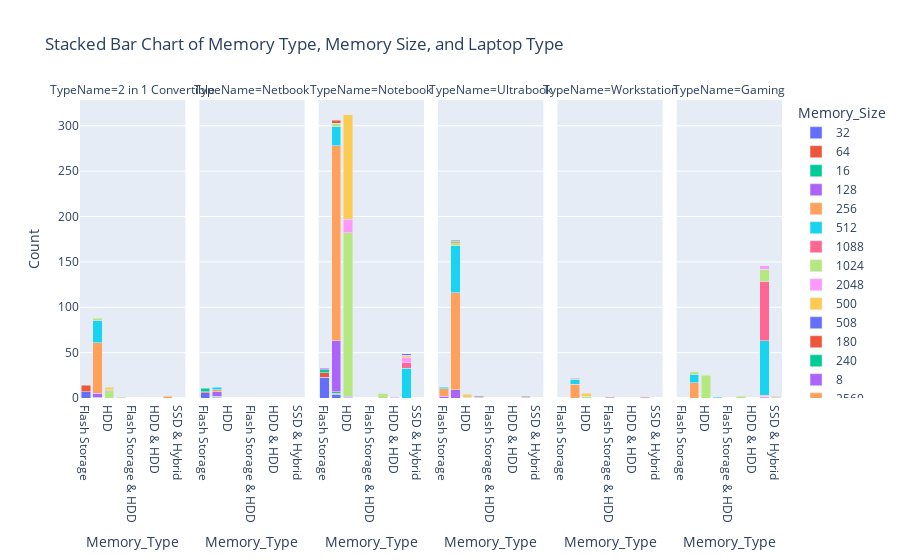

Notebook code for this chart:
### Code cell
# Plot 1
product_memType = df.groupby(['Memory_Type', 'TypeName', df["Memory_Size"].astype(str)]).size().reset_index(name='Count')
fig = px.bar(product_memType, x="Memory_Type", y="Count", color="Memory_Size",
              barmode="stack", facet_col="TypeName", 
              title="Stacked Bar Chart of Memory Type, Memory Size, and Laptop Type")
fig.show()

# Plot 2
plt.figure(figsize=(8, 4))  # Set figure size
sns.barplot(data=df, y="Memory_Type", x="Price (Euro)", color="#FF5733")
plt.title("Average Price by Memory Type")
plt.show()

### Figure 1 — Plotly figure (JSON) as saved in the notebook; plotly's stock layout.template omitted (floating-point values rounded to 4 significant figures)
{"data": [{"hovertemplate": "Memory_Size=32<br>TypeName=2 in 1 Convertible<br>Memory_Type=%{x}<br>Count=%{y}<extra></extra>", "legendgroup": "32", "marker": {"color": "#636efa", "pattern": {"shape": ""}}, "name": "32", "orientation": "v", "showlegend": true, "textposition": "auto", "type": "bar", "x": ["Flash Storage", "SSD"], "xaxis": "x", "y": [7, 1], "yaxis": "y"}, {"hovertemplate": "Memory_Size=32<br>TypeName=Netbook<br>Memory_Type=%{x}<br>Count=%{y}<extra></extra>", "legendgroup": "32", "marker": {"color": "#636efa", "pattern": {"shape": ""}}, "name": "32", "orientation": "v", "showlegend": false, "textposition": "auto", "type": "bar", "x": ["Flash Storage", "SSD"], "xaxis": "x2", "y": [6, 1], "yaxis": "y2"}, {"hovertemplate": "Memory_Size=32<br>TypeName=Notebook<br>Memory_Type=%{x}<br>Count=%{y}<extra></extra>", "legendgroup": "32", "marker": {"color": "#636efa", "pattern": {"shape": ""}}, "name": "32", "orientation": "v", "showlegend": false, "textposition": "auto", "type": "bar", "x": ["Flash Storage", "HDD", "SSD"], "xaxis": "x3", "y": [23, 1, 4], "yaxis": "y3"}, {"hovertemplate": "Memory_Size=64<br>TypeName=2 in 1 Convertible<br>Memory_Type=%{x}<br>Count=%{y}<extra></extra>", "legendgroup": "64", "marker": {"color": "#EF553B", "pattern": {"shape": ""}}, "name": "64", "orientation": "v", "showlegend": true, "textposition": "auto", "type": "bar", "x": ["Flash Storage"], "xaxis": "x", "y": [7], "yaxis": "y"}, {"hovertemplate": "Memory_Size=64<br>TypeName=Netbook<br>Memory_Type=%{x}<br>Count=%{y}<extra></extra>", "legendgroup": "64", "marker": {"color": "#EF553B", "pattern": {"shape": ""}}, "name": "64", "orientation": "v", "showlegend": false, "textposition": "auto", "type": "bar", "x": ["Flash Storage"], "xaxis": "x2", "y": [1], "yaxis": "y2"}, {"hovertemplate": "Memory_Size=64<br>TypeName=Notebook<br>Memory_Type=%{x}<br>Count=%{y}<extra></extra>", "legendgroup": "64", "marker": {"color": "#EF553B", "pattern": {"shape": ""}}, "name": "64", "orientation": "v", "showlegend": false, "textposition": "auto", "type": "bar", "x": ["Flash Storage", "SSD"], "xaxis": "x3", "y": [5, 1], "yaxis": "y3"}, {"hovertemplate": "Memory_Size=16<br>TypeName=Netbook<br>Memory_Type=%{x}<br>Count=%{y}<extra></extra>", "legendgroup": "16", "marker": {"color": "#00cc96", "pattern": {"shape": ""}}, "name": "16", "orientation": "v", "showlegend": true, "textposition": "auto", "type": "bar", "x": ["Flash Storage", "SSD"], "xaxis": "x2", "y": [4, 1], "yaxis": "y2"}, {"hovertemplate": "Memory_Size=16<br>TypeName=Notebook<br>Memory_Type=%{x}<br>Count=%{y}<extra></extra>", "legendgroup": "16", "marker": {"color": "#00cc96", "pattern": {"shape": ""}}, "name": "16", "orientation": "v", "showlegend": false, "textposition": "auto", "type": "bar", "x": ["Flash Storage", "SSD"], "xaxis": "x3", "y": [3, 2], "yaxis": "y3"}, {"hovertemplate": "Memory_Size=128<br>TypeName=2 in 1 Convertible<br>Memory_Type=%{x}<br>Count=%{y}<extra></extra>", "legendgroup": "128", "marker": {"color": "#ab63fa", "pattern": {"shape": ""}}, "name": "128", "orientation": "v", "showlegend": true, "textposition": "auto", "type": "bar", "x": ["SSD"], "xaxis": "x", "y": [4], "yaxis": "y"}, {"hovertemplate": "Memory_Size=128<br>TypeName=Netbook<br>Memory_Type=%{x}<br>Count=%{y}<extra></extra>", "legendgroup": "128", "marker": {"color": "#ab63fa", "pattern": {"shape": ""}}, "name": "128", "orientation": "v", "showlegend": false, "textposition": "auto", "type": "bar", "x": ["SSD"], "xaxis": "x2", "y": [5], "yaxis": "y2"}, {"hovertemplate": "Memory_Size=128<br>TypeName=Notebook<br>Memory_Type=%{x}<br>Count=%{y}<extra></extra>", "legendgroup": "128", "marker": {"color": "#ab63fa", "pattern": {"shape": ""}}, "name": "128", "orientation": "v", "showlegend": false, "textposition": "auto", "type": "bar", "x": ["Flash Storage", "HDD", "SSD"], "xaxis": "x3", "y": [2, 1, 56], "yaxis": "y3"}, {"hovertemplate": "Memory_Size=128<br>TypeName=Ultrabook<br>Memory_Type=%{x}<br>Count=%{y}<extra></extra>", "legendgroup": "128", "marker": {"color": "#ab63fa", "pattern": {"shape": ""}}, "name": "128", "orientation": "v", "showlegend": false, "textposition": "auto", "type": "bar", "x": ["Flash Storage", "SSD"], "xaxis": "x4", "y": [2, 9], "yaxis": "y4"}, {"hovertemplate": "Memory_Size=256<br>TypeName=2 in 1 Convertible<br>Memory_Type=%{x}<br>Count=%{y}<extra></extra>", "legendgroup": "256", "marker": {"color": "#FFA15A", "pattern": {"shape": ""}}, "name": "256", "orientation": "v", "showlegend": true, "textposition": "auto", "type": "bar", "x": ["SSD"], "xaxis": "x", "y": [56], "yaxis": "y"}, {"hovertemplate": "Memory_Size=256<br>TypeName=Netbook<br>Memory_Type=%{x}<br>Count=%{y}<extra></extra>", "legendgroup": "256", "marker": {"color": "#FFA15A", "pattern": {"shape": ""}}, "name": "256", "orientation": "v", "showlegend": false, "textposition": "auto", "type": "bar", "x": ["SSD"], "xaxis": "x2", "y": [2], "yaxis": "y2"}, {"hovertemplate": "Memory_Size=256<br>TypeName=Notebook<br>Memory_Type=%{x}<br>Count=%{y}<extra></extra>", "legendgroup": "256", "marker": {"color": "#FFA15A", "pattern": {"shape": ""}}, "name": "256", "orientation": "v", "showlegend": false, "textposition": "auto", "type": "bar", "x": ["SSD"], "xaxis": "x3", "y": [215], "yaxis": "y3"}, {"hovertemplate": "Memory_Size=256<br>TypeName=Ultrabook<br>Memory_Type=%{x}<br>Count=%{y}<extra></extra>", "legendgroup": "256", "marker": {"color": "#FFA15A", "pattern": {"shape": ""}}, "name": "256", "orientation": "v", "showlegend": false, "textposition": "auto", "type": "bar", "x": ["Flash Storage", "SSD"], "xaxis": "x4", "y": [8, 107], "yaxis": "y4"}, {"hovertemplate": "Memory_Size=256<br>TypeName=Workstation<br>Memory_Type=%{x}<br>Count=%{y}<extra></extra>", "legendgroup": "256", "marker": {"color": "#FFA15A", "pattern": {"shape": ""}}, "name": "256", "orientation": "v", "showlegend": false, "textposition": "auto", "type": "bar", "x": ["SSD"], "xaxis": "x5", "y": [15], "yaxis": "y5"}, {"hovertemplate": "Memory_Size=256<br>TypeName=Gaming<br>Memory_Type=%{x}<br>Count=%{y}<extra></extra>", "legendgroup": "256", "marker": {"color": "#FFA15A", "pattern": {"shape": ""}}, "name": "256", "orientation": "v", "showlegend": false, "textposition": "auto", "type": "bar", "x": ["SSD"], "xaxis": "x6", "y": [17], "yaxis": "y6"}, {"hovertemplate": "Memory_Size=512<br>TypeName=2 in 1 Convertible<br>Memory_Type=%{x}<br>Count=%{y}<extra></extra>", "legendgroup": "512", "marker": {"color": "#19d3f3", "pattern": {"shape": ""}}, "name": "512", "orientation": "v", "showlegend": true, "textposition": "auto", "type": "bar", "x": ["SSD"], "xaxis": "x", "y": [24], "yaxis": "y"}, {"hovertemplate": "Memory_Size=512<br>TypeName=Netbook<br>Memory_Type=%{x}<br>Count=%{y}<extra></extra>", "legendgroup": "512", "marker": {"color": "#19d3f3", "pattern": {"shape": ""}}, "name": "512", "orientation": "v", "showlegend": false, "textposition": "auto", "type": "bar", "x": ["SSD"], "xaxis": "x2", "y": [3], "yaxis": "y2"}, {"hovertemplate": "Memory_Size=512<br>TypeName=Notebook<br>Memory_Type=%{x}<br>Count=%{y}<extra></extra>", "legendgroup": "512", "marker": {"color": "#19d3f3", "pattern": {"shape": ""}}, "name": "512", "orientation": "v", "showlegend": false, "textposition": "auto", "type": "bar", "x": ["SSD"], "xaxis": "x3", "y": [21], "yaxis": "y3"}, {"hovertemplate": "Memory_Size=512<br>TypeName=Ultrabook<br>Memory_Type=%{x}<br>Count=%{y}<extra></extra>", "legendgroup": "512", "marker": {"color": "#19d3f3", "pattern": {"shape": ""}}, "name": "512", "orientation": "v", "showlegend": false, "textposition": "auto", "type": "bar", "x": ["Flash Storage", "SSD", "SSD & SSD"], "xaxis": "x4", "y": [2, 52, 1], "yaxis": "y4"}, {"hovertemplate": "Memory_Size=512<br>TypeName=Workstation<br>Memory_Type=%{x}<br>Count=%{y}<extra></extra>", "legendgroup": "512", "marker": {"color": "#19d3f3", "pattern": {"shape": ""}}, "name": "512", "orientation": "v", "showlegend": false, "textposition": "auto", "type": "bar", "x": ["SSD"], "xaxis": "x5", "y": [5], "yaxis": "y5"}, {"hovertemplate": "Memory_Size=512<br>TypeName=Gaming<br>Memory_Type=%{x}<br>Count=%{y}<extra></extra>", "legendgroup": "512", "marker": {"color": "#19d3f3", "pattern": {"shape": ""}}, "name": "512", "orientation": "v", "showlegend": false, "textposition": "auto", "type": "bar", "x": ["SSD", "SSD & SSD"], "xaxis": "x6", "y": [9, 1], "yaxis": "y6"}, {"hovertemplate": "Memory_Size=1088<br>TypeName=Workstation<br>Memory_Type=%{x}<br>Count=%{y}<extra></extra>", "legendgroup": "1088", "marker": {"color": "#FF6692", "pattern": {"shape": ""}}, "name": "1088", "orientation": "v", "showlegend": true, "textposition": "auto", "type": "bar", "x": ["Flash Storage & HDD"], "xaxis": "x5", "y": [1], "yaxis": "y5"}, {"hovertemplate": "Memory_Size=1024<br>TypeName=2 in 1 Convertible<br>Memory_Type=%{x}<br>Count=%{y}<extra></extra>", "legendgroup": "1024", "marker": {"color": "#B6E880", "pattern": {"shape": ""}}, "name": "1024", "orientation": "v", "showlegend": true, "textposition": "auto", "type": "bar", "x": ["HDD", "SSD", "SSD & SSD"], "xaxis": "x", "y": [8, 3, 1], "yaxis": "y"}, {"hovertemplate": "Memory_Size=1024<br>TypeName=Notebook<br>Memory_Type=%{x}<br>Count=%{y}<extra></extra>", "legendgroup": "1024", "marker": {"color": "#B6E880", "pattern": {"shape": ""}}, "name": "1024", "orientation": "v", "showlegend": false, "textposition": "auto", "type": "bar", "x": ["HDD", "Hybrid", "SSD"], "xaxis": "x3", "y": [180, 5, 4], "yaxis": "y3"}, {"hovertemplate": "Memory_Size=1024<br>TypeName=Ultrabook<br>Memory_Type=%{x}<br>Count=%{y}<extra></extra>", "legendgroup": "1024", "marker": {"color": "#B6E880", "pattern": {"shape": ""}}, "name": "1024", "orientation": "v", "showlegend": false, "textposition": "auto", "type": "bar", "x": ["HDD", "SSD"], "xaxis": "x4", "y": [1, 3], "yaxis": "y4"}, {"hovertemplate": "Memory_Size=1024<br>TypeName=Workstation<br>Memory_Type=%{x}<br>Count=%{y}<extra></extra>", "legendgroup": "1024", "marker": {"color": "#B6E880", "pattern": {"shape": ""}}, "name": "1024", "orientation": "v", "showlegend": false, "textposition": "auto", "type": "bar", "x": ["HDD", "SSD"], "xaxis": "x5", "y": [2, 1], "yaxis": "y5"}, {"hovertemplate": "Memory_Size=1024<br>TypeName=Gaming<br>Memory_Type=%{x}<br>Count=%{y}<extra></extra>", "legendgroup": "1024", "marker": {"color": "#B6E880", "pattern": {"shape": ""}}, "name": "1024", "orientation": "v", "showlegend": false, "textposition": "auto", "type": "bar", "x": ["HDD", "Hybrid", "SSD"], "xaxis": "x6", "y": [25, 2, 3], "yaxis": "y6"}, {"hovertemplate": "Memory_Size=2048<br>TypeName=2 in 1 Convertible<br>Memory_Type=%{x}<br>Count=%{y}<extra></extra>", "legendgroup": "2048", "marker": {"color": "#FF97FF", "pattern": {"shape": ""}}, "name": "2048", "orientation": "v", "showlegend": true, "textposition": "auto", "type": "bar", "x": ["HDD"], "xaxis": "x", "y": [1], "yaxis": "y"}, {"hovertemplate": "Memory_Size=2048<br>TypeName=Notebook<br>Memory_Type=%{x}<br>Count=%{y}<extra></extra>", "legendgroup": "2048", "marker": {"color": "#FF97FF", "pattern": {"shape": ""}}, "name": "2048", "orientation": "v", "showlegend": false, "textposition": "auto", "type": "bar", "x": ["HDD", "HDD & HDD"], "xaxis": "x3", "y": [15, 1], "yaxis": "y3"}, {"hovertemplate": "Memory_Size=2048<br>TypeName=Gaming<br>Memory_Type=%{x}<br>Count=%{y}<extra></extra>", "legendgroup": "2048", "marker": {"color": "#FF97FF", "pattern": {"shape": ""}}, "name": "2048", "orientation": "v", "showlegend": false, "textposition": "auto", "type": "bar", "x": ["SSD & HDD"], "xaxis": "x6", "y": [2], "yaxis": "y6"}, {"hovertemplate": "Memory_Size=500<br>TypeName=2 in 1 Convertible<br>Memory_Type=%{x}<br>Count=%{y}<extra></extra>", "legendgroup": "500", "marker": {"color": "#FECB52", "pattern": {"shape": ""}}, "name": "500", "orientation": "v", "showlegend": true, "textposition": "auto", "type": "bar", "x": ["HDD"], "xaxis": "x", "y": [3], "yaxis": "y"}, {"hovertemplate": "Memory_Size=500<br>TypeName=Notebook<br>Memory_Type=%{x}<br>Count=%{y}<extra></extra>", "legendgroup": "500", "marker": {"color": "#FECB52", "pattern": {"shape": ""}}, "name": "500", "orientation": "v", "showlegend": false, "textposition": "auto", "type": "bar", "x": ["HDD"], "xaxis": "x3", "y": [115], "yaxis": "y3"}, {"hovertemplate": "Memory_Size=500<br>TypeName=Ultrabook<br>Memory_Type=%{x}<br>Count=%{y}<extra></extra>", "legendgroup": "500", "marker": {"color": "#FECB52", "pattern": {"shape": ""}}, "name": "500", "orientation": "v", "showlegend": false, "textposition": "auto", "type": "bar", "x": ["HDD"], "xaxis": "x4", "y": [3], "yaxis": "y4"}, {"hovertemplate": "Memory_Size=500<br>TypeName=Workstation<br>Memory_Type=%{x}<br>Count=%{y}<extra></extra>", "legendgroup": "500", "marker": {"color": "#FECB52", "pattern": {"shape": ""}}, "name": "500", "orientation": "v", "showlegend": false, "textposition": "auto", "type": "bar", "x": ["HDD"], "xaxis": "x5", "y": [3], "yaxis": "y5"}, {"hovertemplate": "Memory_Size=508<br>TypeName=Notebook<br>Memory_Type=%{x}<br>Count=%{y}<extra></extra>", "legendgroup": "508", "marker": {"color": "#636efa", "pattern": {"shape": ""}}, "name": "508", "orientation": "v", "showlegend": true, "textposition": "auto", "type": "bar", "x": ["Hybrid"], "xaxis": "x3", "y": [1], "yaxis": "y3"}, {"hovertemplate": "Memory_Size=180<br>TypeName=Notebook<br>Memory_Type=%{x}<br>Count=%{y}<extra></extra>", "legendgroup": "180", "marker": {"color": "#EF553B", "pattern": {"shape": ""}}, "name": "180", "orientation": "v", "showlegend": true, "textposition": "auto", "type": "bar", "x": ["SSD"], "xaxis": "x3", "y": [3], "yaxis": "y3"}, {"hovertemplate": "Memory_Size=180<br>TypeName=Ultrabook<br>Memory_Type=%{x}<br>Count=%{y}<extra></extra>", "legendgroup": "180", "marker": {"color": "#EF553B", "pattern": {"shape": ""}}, "name": "180", "orientation": "v", "showlegend": false, "textposition": "auto", "type": "bar", "x": ["SSD"], "xaxis": "x4", "y": [2], "yaxis": "y4"}, {"hovertemplate": "Memory_Size=240<br>TypeName=Ultrabook<br>Memory_Type=%{x}<br>Count=%{y}<extra></extra>", "legendgroup": "240", "marker": {"color": "#00cc96", "pattern": {"shape": ""}}, "name": "240", "orientation": "v", "showlegend": true, "textposition": "auto", "type": "bar", "x": ["SSD"], "xaxis": "x4", "y": [1], "yaxis": "y4"}, {"hovertemplate": "Memory_Size=8<br>TypeName=Workstation<br>Memory_Type=%{x}<br>Count=%{y}<extra></extra>", "legendgroup": "8", "marker": {"color": "#ab63fa", "pattern": {"shape": ""}}, "name": "8", "orientation": "v", "showlegend": true, "textposition": "auto", "type": "bar", "x": ["SSD"], "xaxis": "x5", "y": [1], "yaxis": "y5"}, {"hovertemplate": "Memory_Size=2560<br>TypeName=2 in 1 Convertible<br>Memory_Type=%{x}<br>Count=%{y}<extra></extra>", "legendgroup": "2560", "marker": {"color": "#FFA15A", "pattern": {"shape": ""}}, "name": "2560", "orientation": "v", "showlegend": true, "textposition": "auto", "type": "bar", "x": ["SSD & HDD"], "xaxis": "x", "y": [2], "yaxis": "y"}, {"hovertemplate": "Memory_Size=2560<br>TypeName=Gaming<br>Memory_Type=%{x}<br>Count=%{y}<extra></extra>", "legendgroup": "2560", "marker": {"color": "#FFA15A", "pattern": {"shape": ""}}, "name": "2560", "orientation": "v", "showlegend": false, "textposition": "auto", "type": "bar", "x": ["SSD & HDD"], "xaxis": "x6", "y": [1], "yaxis": "y6"}, {"hovertemplate": "Memory_Size=1152<br>TypeName=Notebook<br>Memory_Type=%{x}<br>Count=%{y}<extra></extra>", "legendgroup": "1152", "marker": {"color": "#19d3f3", "pattern": {"shape": ""}}, "name": "1152", "orientation": "v", "showlegend": true, "textposition": "auto", "type": "bar", "x": ["SSD & HDD"], "xaxis": "x3", "y": [33], "yaxis": "y3"}, {"hovertemplate": "Memory_Size=1152<br>TypeName=Ultrabook<br>Memory_Type=%{x}<br>Count=%{y}<extra></extra>", "legendgroup": "1152", "marker": {"color": "#19d3f3", "pattern": {"shape": ""}}, "name": "1152", "orientation": "v", "showlegend": false, "textposition": "auto", "type": "bar", "x": ["SSD & HDD"], "xaxis": "x4", "y": [1], "yaxis": "y4"}, {"hovertemplate": "Memory_Size=1152<br>TypeName=Gaming<br>Memory_Type=%{x}<br>Count=%{y}<extra></extra>", "legendgroup": "1152", "marker": {"color": "#19d3f3", "pattern": {"shape": ""}}, "name": "1152", "orientation": "v", "showlegend": false, "textposition": "auto", "type": "bar", "x": ["SSD & HDD"], "xaxis": "x6", "y": [60], "yaxis": "y6"}, {"hovertemplate": "Memory_Size=1280<br>TypeName=Notebook<br>Memory_Type=%{x}<br>Count=%{y}<extra></extra>", "legendgroup": "1280", "marker": {"color": "#FF6692", "pattern": {"shape": ""}}, "name": "1280", "orientation": "v", "showlegend": true, "textposition": "auto", "type": "bar", "x": ["SSD & HDD"], "xaxis": "x3", "y": [6], "yaxis": "y3"}, {"hovertemplate": "Memory_Size=1280<br>TypeName=Ultrabook<br>Memory_Type=%{x}<br>Count=%{y}<extra></extra>", "legendgroup": "1280", "marker": {"color": "#FF6692", "pattern": {"shape": ""}}, "name": "1280", "orientation": "v", "showlegend": false, "textposition": "auto", "type": "bar", "x": ["SSD & HDD"], "xaxis": "x4", "y": [1], "yaxis": "y4"}, {"hovertemplate": "Memory_Size=1280<br>TypeName=Workstation<br>Memory_Type=%{x}<br>Count=%{y}<extra></extra>", "legendgroup": "1280", "marker": {"color": "#FF6692", "pattern": {"shape": ""}}, "name": "1280", "orientation": "v", "showlegend": false, "textposition": "auto", "type": "bar", "x": ["SSD & HDD"], "xaxis": "x5", "y": [1], "yaxis": "y5"}, {"hovertemplate": "Memory_Size=1280<br>TypeName=Gaming<br>Memory_Type=%{x}<br>Count=%{y}<extra></extra>", "legendgroup": "1280", "marker": {"color": "#FF6692", "pattern": {"shape": ""}}, "name": "1280", "orientation": "v", "showlegend": false, "textposition": "auto", "type": "bar", "x": ["SSD & HDD", "SSD & Hybrid"], "xaxis": "x6", "y": [65, 1], "yaxis": "y6"}, {"hovertemplate": "Memory_Size=1536<br>TypeName=Gaming<br>Memory_Type=%{x}<br>Count=%{y}<extra></extra>", "legendgroup": "1536", "marker": {"color": "#B6E880", "pattern": {"shape": ""}}, "name": "1536", "orientation": "v", "showlegend": true, "textposition": "auto", "type": "bar", "x": ["SSD & HDD", "SSD & Hybrid"], "xaxis": "x6", "y": [14, 1], "yaxis": "y6"}, {"hovertemplate": "Memory_Size=2304<br>TypeName=Notebook<br>Memory_Type=%{x}<br>Count=%{y}<extra></extra>", "legendgroup": "2304", "marker": {"color": "#FF97FF", "pattern": {"shape": ""}}, "name": "2304", "orientation": "v", "showlegend": true, "textposition": "auto", "type": "bar", "x": ["SSD & HDD"], "xaxis": "x3", "y": [6], "yaxis": "y3"}, {"hovertemplate": "Memory_Size=2304<br>TypeName=Gaming<br>Memory_Type=%{x}<br>Count=%{y}<extra></extra>", "legendgroup": "2304", "marker": {"color": "#FF97FF", "pattern": {"shape": ""}}, "name": "2304", "orientation": "v", "showlegend": false, "textposition": "auto", "type": "bar", "x": ["SSD & HDD"], "xaxis": "x6", "y": [4], "yaxis": "y6"}, {"hovertemplate": "Memory_Size=2176<br>TypeName=Notebook<br>Memory_Type=%{x}<br>Count=%{y}<extra></extra>", "legendgroup": "2176", "marker": {"color": "#FECB52", "pattern": {"shape": ""}}, "name": "2176", "orientation": "v", "showlegend": true, "textposition": "auto", "type": "bar", "x": ["SSD & HDD"], "xaxis": "x3", "y": [2], "yaxis": "y3"}, {"hovertemplate": "Memory_Size=756<br>TypeName=Notebook<br>Memory_Type=%{x}<br>Count=%{y}<extra></extra>", "legendgroup": "756", "marker": {"color": "#636efa", "pattern": {"shape": ""}}, "name": "756", "orientation": "v", "showlegend": true, "textposition": "auto", "type": "bar", "x": ["SSD & HDD"], "xaxis": "x3", "y": [2], "yaxis": "y3"}, {"hovertemplate": "Memory_Size=768<br>TypeName=Ultrabook<br>Memory_Type=%{x}<br>Count=%{y}<extra></extra>", "legendgroup": "768", "marker": {"color": "#EF553B", "pattern": {"shape": ""}}, "name": "768", "orientation": "v", "showlegend": true, "textposition": "auto", "type": "bar", "x": ["SSD & SSD"], "xaxis": "x4", "y": [1], "yaxis": "y4"}], "layout": {"annotations": [{"font": {}, "showarrow": false, "text": "TypeName=2 in 1 Convertible", "x": 0.075, "xanchor": "center", "xref": "paper", "y": 1, "yanchor": "bottom", "yref": "paper"}, {"font": {}, "showarrow": false, "text": "TypeName=Netbook", "x": 0.245, "xanchor": "center", "xref": "paper", "y": 1, "yanchor": "bottom", "yref": "paper"}, {"font": {}, "showarrow": false, "text": "TypeName=Notebook", "x": 0.415, "xanchor": "center", "xref": "paper", "y": 1, "yanchor": "bottom", "yref": "paper"}, {"font": {}, "showarrow": false, "text": "TypeName=Ultrabook", "x": 0.585, "xanchor": "center", "xref": "paper", "y": 1, "yanchor": "bottom", "yref": "paper"}, {"font": {}, "showarrow": false, "text": "TypeName=Workstation", "x": 0.755, "xanchor": "center", "xref": "paper", "y": 1, "yanchor": "bottom", "yref": "paper"}, {"font": {}, "showarrow": false, "text": "TypeName=Gaming", "x": 0.925, "xanchor": "center", "xref": "paper", "y": 1, "yanchor": "bottom", "yref": "paper"}], "barmode": "stack", "legend": {"title": {"text": "Memory_Size"}, "tracegroupgap": 0}, "title": {"text": "Stacked Bar Chart of Memory Type, Memory Size, and Laptop Type"}, "xaxis": {"anchor": "y", "domain": [0, 0.15], "title": {"text": "Memory_Type"}}, "xaxis2": {"anchor": "y2", "domain": [0.17, 0.32], "matches": "x", "title": {"text": "Memory_Type"}}, "xaxis3": {"anchor": "y3", "domain": [0.34, 0.49], "matches": "x", "title": {"text": "Memory_Type"}}, "xaxis4": {"anchor": "y4", "domain": [0.51, 0.66], "matches": "x", "title": {"text": "Memory_Type"}}, "xaxis5": {"anchor": "y5", "domain": [0.68, 0.83], "matches": "x", "title": {"text": "Memory_Type"}}, "xaxis6": {"anchor": "y6", "domain": [0.85, 1], "matches": "x", "title": {"text": "Memory_Type"}}, "yaxis": {"anchor": "x", "domain": [0, 1], "title": {"text": "Count"}}, "yaxis2": {"anchor": "x2", "domain": [0, 1], "matches": "y", "showticklabels": false}, "yaxis3": {"anchor": "x3", "domain": [0, 1], "matches": "y", "showticklabels": false}, "yaxis4": {"anchor": "x4", "domain": [0, 1], "matches": "y", "showticklabels": false}, "yaxis5": {"anchor": "x5", "domain": [0, 1], "matches": "y", "showticklabels": false}, "yaxis6": {"anchor": "x6", "domain": [0, 1], "matches": "y", "showticklabels": false}}}
